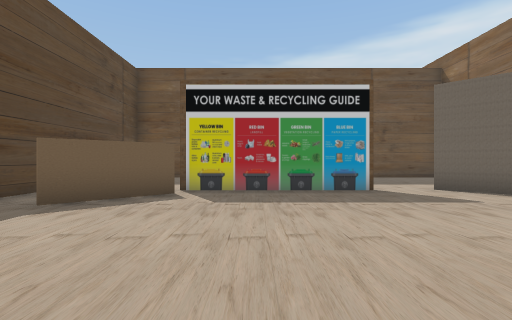
[1] (above)

13 first-person views from a walk through a Unity game level. The camera is 1.4 m above the floor, looks level and sees 85° across. The floor is counted in squares, 2 m on a side. Each view is taken from the middle of a square. On the plan, view 1 faces up. The plan holds only what a view shows up to about 9 squares ahead; the rest is blank. The place goes on beyond the plan. The player is left out. Some surface patterns are stand-ins.

[2]
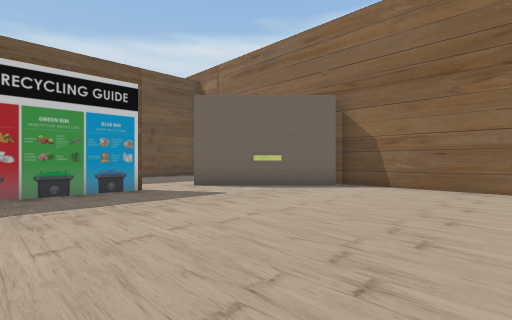

[3]
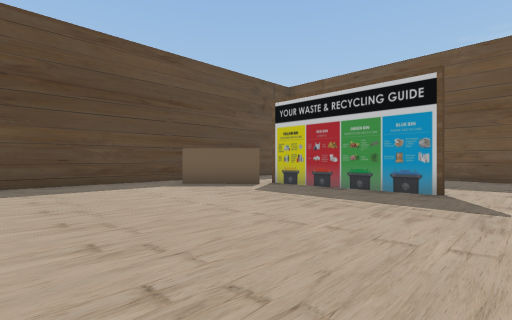

[4]
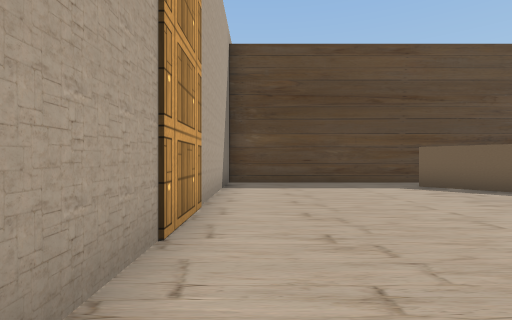

[5]
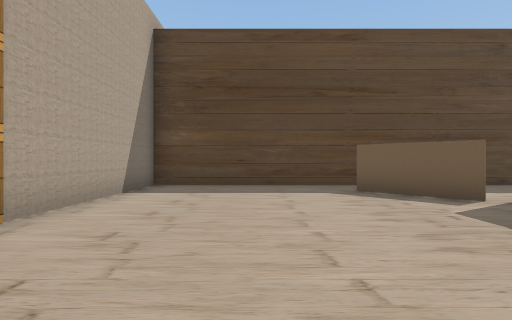

[6]
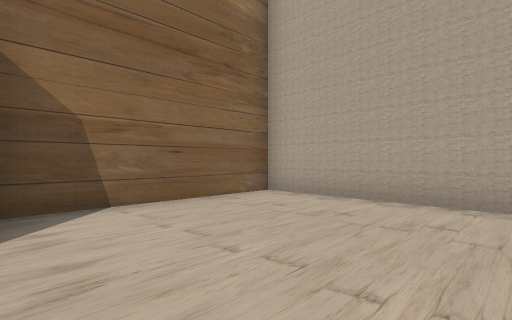

[7]
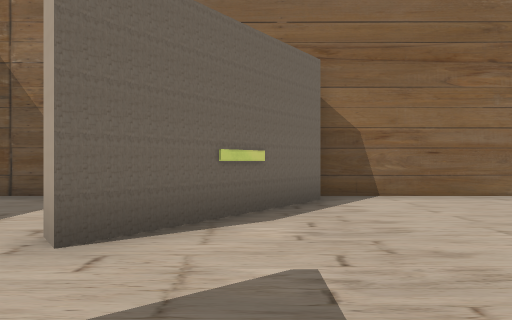

[8]
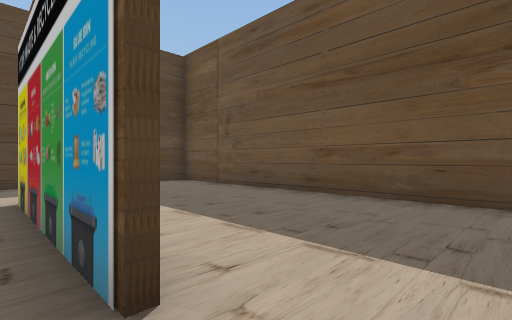

[9]
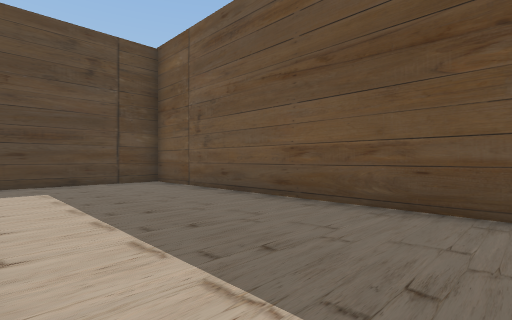

[10]
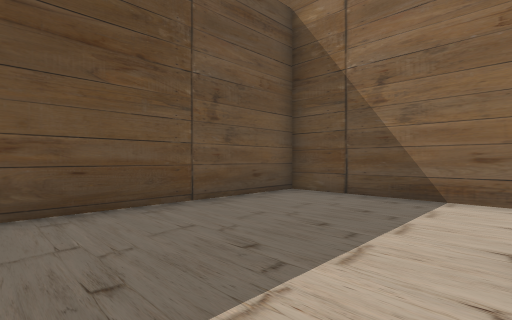

[11]
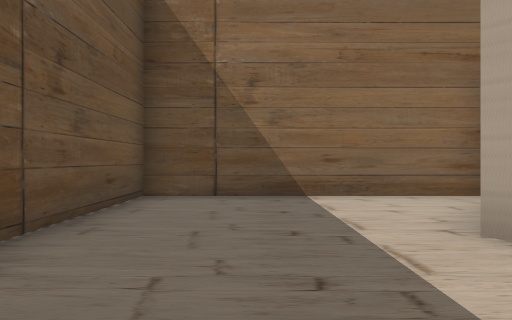

[12]
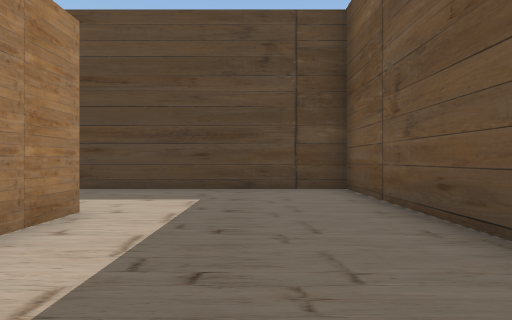

[13]
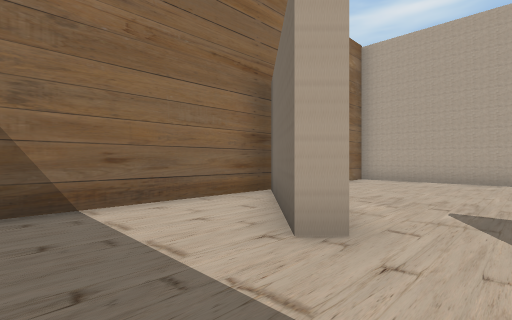

### Floor plan
Ten units are one square. View 1 is at (0, 0); x grows to the right and y downward. Boxes are objects, and circles mark ways between rooms. Rooms are numbered by the first view taken in them; rooms with no view inside come last. Other rooms are left out.
<svg viewBox="-52 -117 131 130">
<path fill="none" stroke="#000" d="M-17 -59 -34 -43M28 -65 -18 -65M69 -38 42 -66M-47 -54 -47 8 74 8 74 -40M42 -66 46 -69 71 -44M-18 -66 -5 -66M74 -40 74 -112 -47 -112 -47 -54"/>
<circle cx="-40" cy="-50" r="3" fill="#2a7"/>
<circle cx="35" cy="-60" r="3" fill="#2a7"/>
<text x="10" y="-20">1</text>
<text x="20" y="-90">2</text>
</svg>
Room 1 opens to room 2.

Where each view was taken, in squares from view 1:
view 1: 0 up, 0 right, facing up
view 2: 0 up, 0 right, facing up-right
view 3: 0 up, 4 right, facing up-left
view 4: 0 up, 4 right, facing left
view 5: 2 up, 3 right, facing left
view 6: 4 up, 3 right, facing down-right
view 7: 5 up, 2 right, facing right
view 8: 6 up, 4 right, facing up-left
view 9: 7 up, 4 right, facing up-left
view 10: 7 up, 2 right, facing up-right
view 11: 9 up, 2 right, facing right
view 12: 9 up, 2 right, facing left
view 13: 9 up, 3 right, facing down-right
